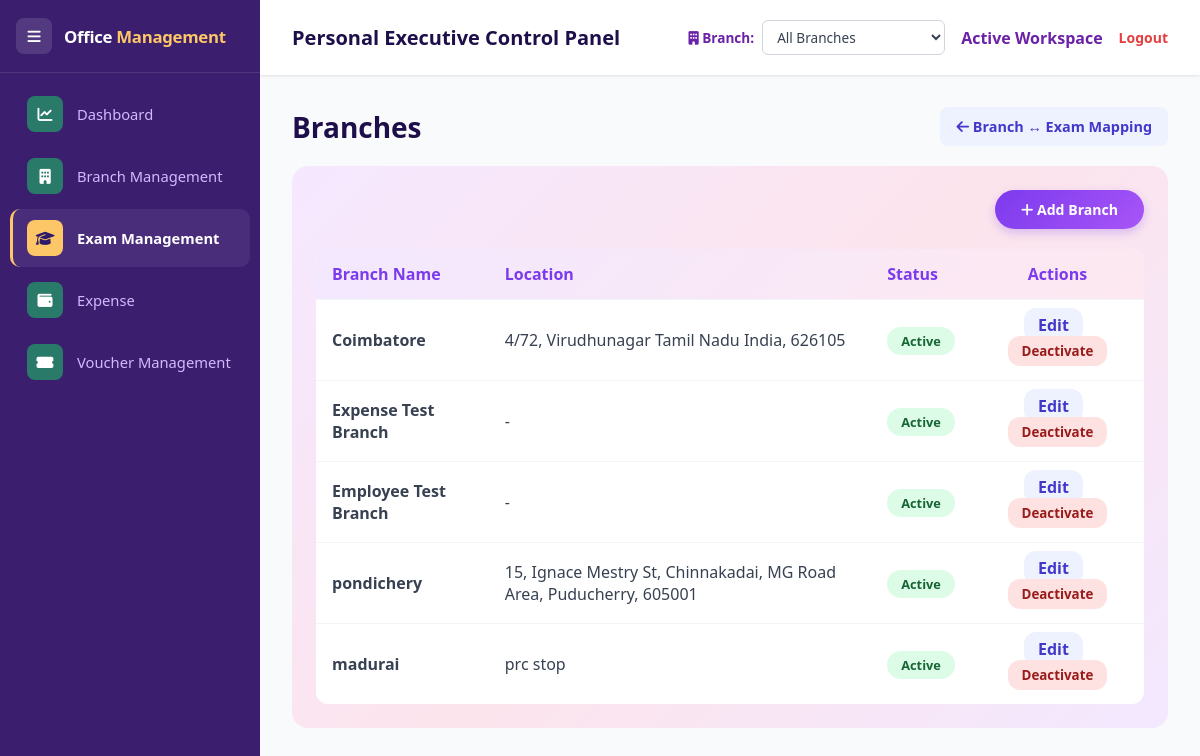
Screenshot of /exams/branch-exams/branches with the database file from the repository.
### apps/models.py (models this page shows)
class Branch(db.Model):
    id = db.Column(db.Integer, primary_key=True)
    branch_name = db.Column(db.String(150), unique=True, nullable=False)
    address = db.Column(db.String(300), nullable=True)
    contact_info = db.Column(db.String(150), nullable=True)
    region = db.Column(db.String(100), nullable=True)
    status = db.Column(db.String(20), default='Active')  # Active, Inactive
    created_at = db.Column(db.DateTime, default=datetime.utcnow)
    updated_at = db.Column(db.DateTime, default=datetime.utcnow, onupdate=datetime.utcnow)
    name = synonym('branch_name')
    location = synonym('address')

### apps/exams/branch_exams.py (the view)
@branch_exams_bp.route('/branches')
def list_branches():
    branches = Branch.query.order_by(Branch.id.desc()).all()
    return render_template('branches.html', branches=branches)

### apps/branches/routes.py (called while the page is built)
@branches_bp.app_context_processor
def inject_branch_switcher():
    try:
        switcher_branches = Branch.query.order_by(Branch.branch_name.asc()).all()
    except Exception:
        switcher_branches = []
    return {
        'switcher_branches': switcher_branches,
        'active_branch_id': session.get('active_branch_id'),
        'active_branch_name': session.get('active_branch_name', 'All Branches'),
    }

### templates/branches.html (shortened to what this page needs)
{% extends "base.html" %}
{% block content %}
<div id="listView">
    <div class="module-header">
        <h2>Branches</h2>
        <a href="{{ url_for('branch_exams.list_branch_exams') }}" class="btn-secondary" style="text-decoration:none;"><i class="fas fa-arrow-left"></i> Branch ↔ Exam Mapping</a>
    </div>
    <div style="background:linear-gradient(135deg,#f5e8ff 0%,#fce4ec 50%,#f3e8ff 100%);padding:24px;border-radius:16px;">
        <div style="display:flex;justify-content:flex-end;margin-bottom:20px;">
            <button type="button" onclick="showForm()" style="padding:10px 26px;border-radius:30px;background:linear-gradient(135deg,#7c3aed,#a855f7);color:#fff;border:none;font-weight:700;cursor:pointer;font-size:0.88rem;box-shadow:0 4px 10px rgba(124,58,237,0.25);"><i class="fas fa-plus"></i> Add Branch</button>
        </div>
        <div class="table-responsive" style="background:#fff;border-radius:12px;overflow:hidden;">
            <table style="width:100%;border-collapse:collapse;">
                <thead>
                    <tr style="background:linear-gradient(135deg,#f3e8ff,#fde8f0);">
                        <th style="padding:14px 16px;text-align:left;color:#7c3aed;font-weight:700;">Branch Name</th>
                        <th style="padding:14px 16px;text-align:left;color:#7c3aed;font-weight:700;">Location</th>
                        <th style="padding:14px 16px;text-align:left;color:#7c3aed;font-weight:700;">Status</th>
                        <th style="padding:14px 16px;text-align:center;color:#7c3aed;font-weight:700;">Actions</th>
                    </tr>
                </thead>
                <tbody>
                    {% for b in branches %}
                    <tr style="border-top:1px solid #f1f5f9;">
                        <td style="padding:14px 16px;color:#374151;font-weight:700;">{{ b.name }}</td>
                        <td style="padding:14px 16px;color:#374151;">{{ b.location or '-' }}</td>
                        <td style="padding:14px 16px;">
                            {% if b.status == 'Active' %}
                            <span style="background:#dcfce7;color:#166534;padding:5px 14px;border-radius:20px;font-size:0.8rem;font-weight:700;">Active</span>
                            {% else %}
                            <span style="background:#fee2e2;color:#991b1b;padding:5px 14px;border-radius:20px;font-size:0.8rem;font-weight:700;">Inactive</span>
                            {% endif %}
                        </td>
                        <td style="padding:14px 16px;text-align:center;">
                            <a href="javascript:void(0)" onclick='editBranch({{ {"id": b.id, "name": b.name, "location": b.location or "", "status": b.status}|tojson }})' style="padding:6px 14px;border-radius:12px;background:#eef2ff;color:#4338ca;font-weight:600;text-decoration:none;margin-right:8px;">Edit</a>
                            <form action="{{ url_for('branch_exams.toggle_branch_status', branch_id=b.id) }}" method="POST" style="display:inline;">
                                <button type="submit" style="padding:6px 14px;border-radius:12px;background:{{ '#fee2e2' if b.status=='Active' else '#dcfce7' }};color:{{ '#991b1b' if b.status=='Active' else '#166534' }};font-weight:600;border:none;cursor:pointer;">{{ 'Deactivate' if b.status == 'Active' else 'Activate' }}</button>
                            </form>
                        </td>
                    </tr>
                    {% else %}
                    <tr><td colspan="4" class="muted" style="padding:20px;text-align:center;">No branches yet.</td></tr>
                    {% endfor %}
                </tbody>
            </table>
        </div>
    </div>
</div>
{% endblock %}

### static/css/style.css (style rules this page uses)
:root { --primary-purple: #6B21A8; --dark-purple: #1e0f4a; --accent-pink: #EC4899; --light-pink: #FCE7F3; --bg-slate: #F9FAFB; --text-dark: #1F2937; --sidebar-width: 260px; }
* { margin: 0; padding: 0; box-sizing: border-box; font-family: 'Segoe UI', Tahoma, Geneva, Verdana, sans-serif; }
body { background-color: var(--bg-slate); color: var(--text-dark); display: flex; height: 100vh; overflow: hidden; }
.module-header { display:flex;justify-content:space-between;align-items:center;gap:16px;margin-bottom:20px;flex-wrap:wrap; }
.module-header h2 { color:var(--dark-purple);font-size:1.75rem; }
.btn-primary,.btn-secondary,.btn-danger { border:none;border-radius:6px;padding:10px 16px;font-weight:700;text-decoration:none;cursor:pointer;display:inline-flex;align-items:center;justify-content:center;gap:8px;font-size:0.9rem; }
.btn-secondary { background:#e5e7eb;color:#1f2937; }
.btn-secondary,.btn-danger { display:inline-block;padding:10px 16px;border-radius:8px;text-decoration:none;font-weight:700;border:0;cursor:pointer }
.btn-secondary { background:#eef2ff;color:#4338ca }

### rows the page displays
Branch: name "Coimbatore", address "4/72, Virudhunagar Tamil Nadu India, 626105", shows "Active", status "Deactivate"
Branch: name "Expense Test Branch", address "-", shows "Active", status "Deactivate"
Branch: name "Employee Test Branch", address "-", shows "Active", status "Deactivate"
Branch: name "pondichery", address "15, Ignace Mestry St, Chinnakadai, MG Road Area, Puducherry, 605001", shows "Active", status "Deactivate"
Branch: name "madurai", address "prc stop", shows "Active", status "Deactivate"
